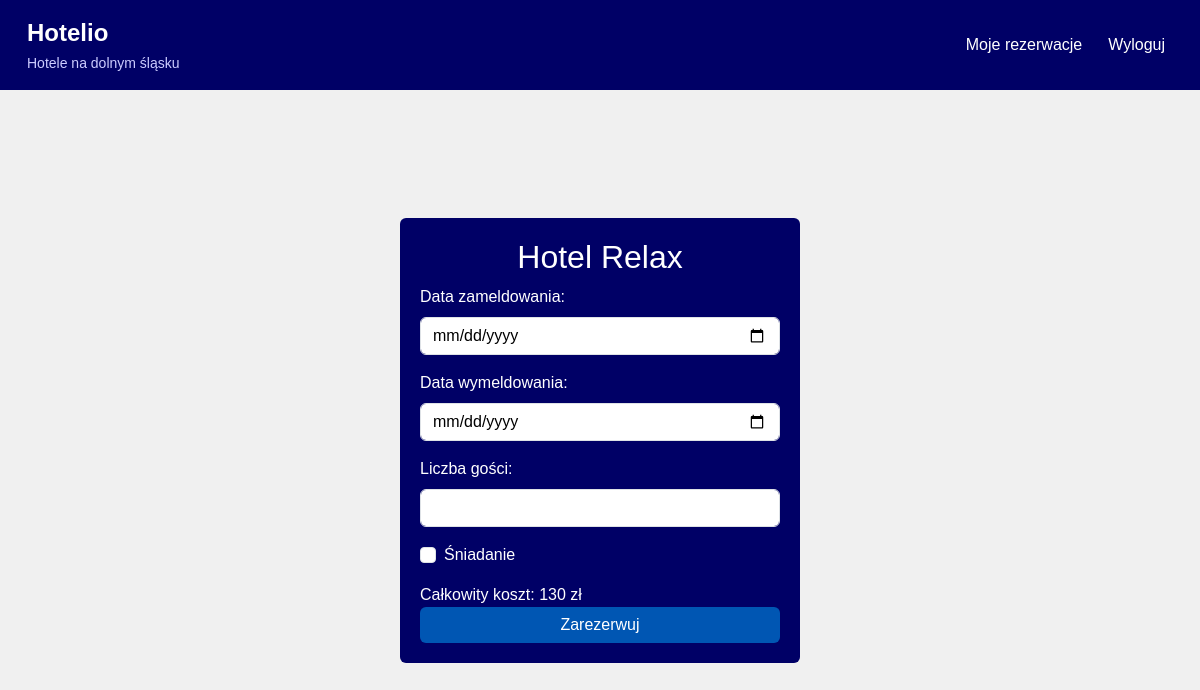
Page /reserve/1/ (signed in) on the earlier database version.
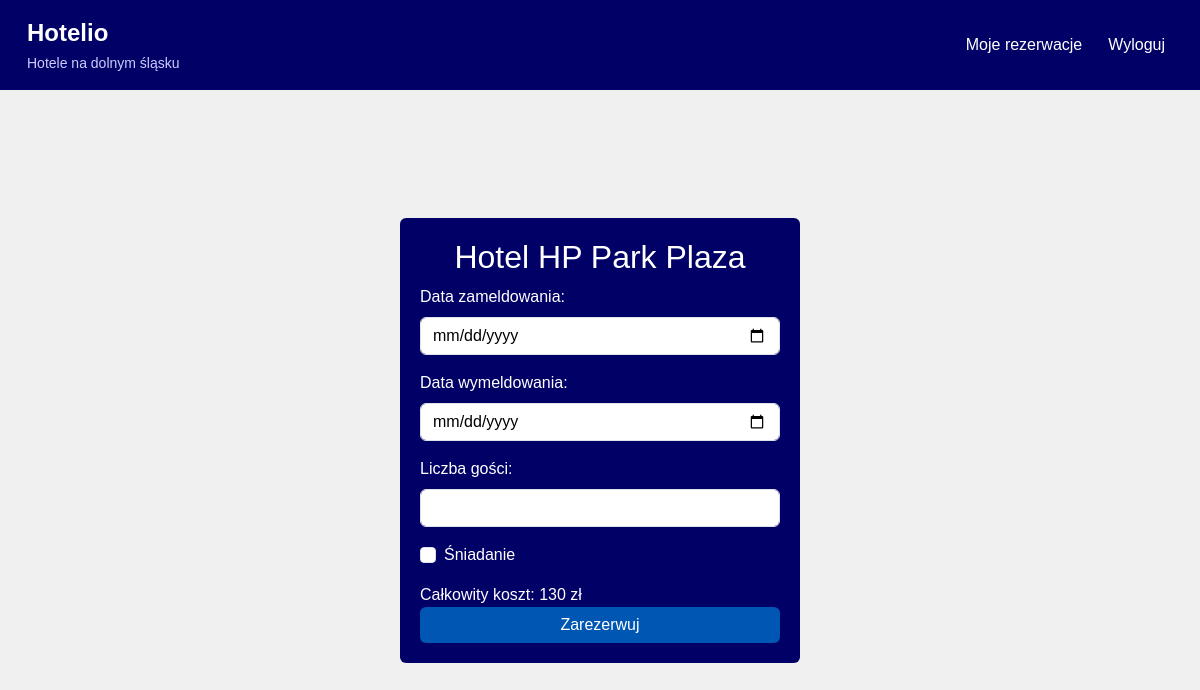
Same page on the later database version.
### Hotelio/models.py (models this page shows, shortened)
class Hotel(models.Model):
    name = models.CharField(max_length=255)
    description = models.TextField()
    price_per_night = models.DecimalField(max_digits=8, decimal_places=2)
    image = models.ImageField(upload_to='media/hotel_images', default='media/hotel_images/hotelrelax.jpeg')
    created_at = models.DateTimeField(auto_now_add=True, null=True)
    amenities = models.TextField(default="brak udogodnień")
    rating = models.FloatField(default=0.0)
    address = models.CharField(max_length=255, null=True, blank=True)
    map = models.URLField(blank=True, null=True)
    sale_price = models.DecimalField(max_digits=8, decimal_places=2, null=True, blank=True)
    promo = models.BooleanField(default=False)

### Hotelio/views.py (the view, shortened to what this page needs)
# urls.py: path('reserve/<int:hotel_id>/', views.reserve_hotel, name='reserve_hotel'),
@login_required
def reserve_hotel(request, hotel_id):
    hotel = get_object_or_404(Hotel, pk=hotel_id)
    return render(request, 'hotels/reservation_from.html', {'hotel': hotel})

### Hotelio/templates/hotels/reservation_from.html (shortened to what this page needs)
{% extends 'base.html' %}
{% block content %}
<div class="container">
    <h2 class="mt-4" style="margin-left: -280px;">Rezerwacja</h2>
    <div class="center-container" style="margin-top: -120px;">
        <div class="card">
            <h2 class="text-center">{{ hotel.name }}</h2>
            <form method="POST">
                <div class="mb-3">
                    <label for="check_in" class="form-label">Data zameldowania:</label>
                    <input type="date" name="check_in" class="form-control" required>
                </div>
                <div class="mb-3">
                    <label for="check_out" class="form-label">Data wymeldowania:</label>
                    <input type="date" name="check_out" class="form-control" required>
                </div>
                <div class="mb-3">
                    <label for="guests" class="form-label">Liczba gości:</label>
                    <input type="number" name="guests" min="1" class="form-control" required>
                </div>
                <div class="mb-3 form-check">
                    <input type="checkbox" class="form-check-input" id="breakfast" name="breakfast">
                    <label class="form-check-label" for="breakfast">Śniadanie</label>
                </div>
                <div class="price">Całkowity koszt: 130 zł</div>
                <button type="submit" class="btn btn-success w-100">Zarezerwuj</button>
            </form>
        </div>
    </div>
</div>
{% endblock %}

Differences in the rows shown:
changed Hotel: name "Hotel Relax" → "Hotel HP Park Plaza"
